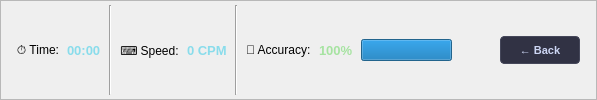
         <widget class="QFrame" name="sessionInfoFrame">
          <property name="styleSheet">
           <string>QFrame#sessionInfoFrame {
    background-color: #181825;
    border: 1px solid #313244;
    border-radius: 6px;
}
QFrame#sessionInfoFrame QLabel {
    color: #a6adc8; font-size: 12px; background: transparent; border: none;
}</string>
          </property>
          <property name="frameShape">
           <enum>QFrame::Shape::StyledPanel</enum>
          </property>
          <layout class="QHBoxLayout" name="sessionInfoLayout">
           <property name="spacing">
            <number>8</number>
           </property>
           <property name="leftMargin">
            <number>16</number>
           </property>
           <property name="topMargin">
            <number>4</number>
           </property>
           <property name="rightMargin">
            <number>16</number>
           </property>
           <property name="bottomMargin">
            <number>4</number>
           </property>
           <item>
            <widget class="QLabel" name="lblTimeIcon">
             <property name="text">
              <string>⏱ Time:</string>
             </property>
            </widget>
           </item>
           <item>
            <widget class="QLabel" name="lblTime">
             <property name="styleSheet">
              <string>font-weight: bold; color: #89dceb; font-size: 13px; background: transparent; border: none;</string>
             </property>
             <property name="text">
              <string>00:00</string>
             </property>
            </widget>
           </item>
           <item>
            <widget class="QFrame" name="divider1">
             <property name="styleSheet">
              <string>QFrame{color:#45475a;}</string>
             </property>
             <property name="frameShape">
              <enum>QFrame::Shape::VLine</enum>
             </property>
             <property name="frameShadow">
              <enum>QFrame::Shadow::Sunken</enum>
             </property>
            </widget>
           </item>
           <item>
            <widget class="QLabel" name="lblSpeedIcon">
             <property name="text">
              <string>⌨ Speed:</string>
             </property>
            </widget>
           </item>
           <item>
            <widget class="QLabel" name="lblSpeed">
             <property name="styleSheet">
              <string>font-weight: bold; color: #89dceb; font-size: 13px; background: transparent; border: none;</string>
             </property>
             <property name="text">
              <string>0 CPM</string>
             </property>
            </widget>
           </item>
           <item>
            <widget class="QFrame" name="divider2">
             <property name="styleSheet">
              <string>QFrame{color:#45475a;}</string>
             </property>
             <property name="frameShape">
              <enum>QFrame::Shape::VLine</enum>
             </property>
             <property name="frameShadow">
              <enum>QFrame::Shadow::Sunken</enum>
             </property>
            </widget>
           </item>
           <item>
            <widget class="QLabel" name="lblAccuracyIcon">
             <property name="text">
              <string>🎯 Accuracy:</string>
             </property>
            </widget>
           </item>
           <item>
            <widget class="QLabel" name="lblAccuracy">
             <property name="styleSheet">
              <string>font-weight: bold; color: #a6e3a1; font-size: 13px; background: transparent; border: none;</string>
             </property>
             <property name="text">
              <string>100%</string>
             </property>
            </widget>
           </item>
           <item>
            <widget class="QProgressBar" name="progressAccuracy">
             <property name="minimum">
              <number>0</number>
             </property>
             <property name="maximum">
              <number>100</number>
             </property>
             <property name="value">
              <number>100</number>
             </property>
             <property name="textVisible">
              <bool>false</bool>
             </property>
            </widget>
           </item>
           <item>
            <spacer>
             <property name="orientation">
              <enum>Qt::Orientation::Horizontal</enum>
             </property>
             <property name="sizeHint" stdset="0">
              <size>
               <width>40</width>
               <height>20</height>
              </size>
             </property>
            </spacer>
           </item>
           <item>
            <widget class="QPushButton" name="btnBackToMain">
             <property name="minimumSize">
              <size>
               <width>80</width>
               <height>28</height>
              </size>
             </property>
             <property name="styleSheet">
              <string>QPushButton {
    background-color: #313244; color: #cdd6f4;
    border: 1px solid #45475a; border-radius: 4px;
    font-size: 11px; font-weight: bold;
}
QPushButton:hover { background-color: #45475a; }
QPushButton:pressed { background-color: #585b70; }</string>
             </property>
             <property name="text">
              <string>← Back</string>
             </property>
            </widget>
           </item>
          </layout>
         </widget>
